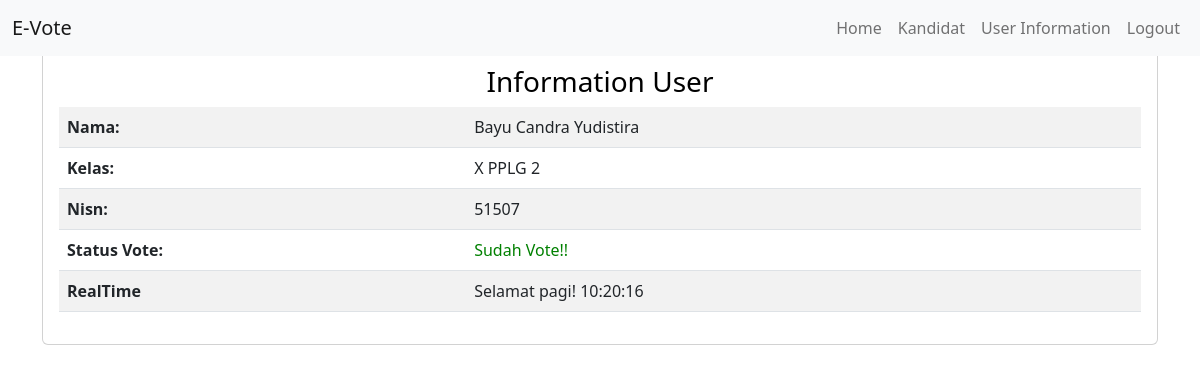
The page /infuser.php (signed in) on the database its author committed.
### tables this page shows
CREATE TABLE `voters` (
  `id` int(11) NOT NULL,
  `name` varchar(255) NOT NULL,
  `class` varchar(255) NOT NULL,
  `nisn` int(255) NOT NULL,
  `password` varchar(255) NOT NULL,
  `ready` tinyint(4) NOT NULL
);

### infuser.php (the view, shortened to what this page needs)
<?php
 include 'assets/conn.php';
$nisn = $_SESSION['nisn'];
$query = "SELECT * FROM voters WHERE nisn='$nisn'";
$result = mysqli_query($conn, $query);
$row = mysqli_fetch_assoc($result);
?>
<!DOCTYPE html>
<html lang="en">
<head>
 <?php include 'assets/header.php'?>
</head>
<body>
<nav class="navbar navbar-expand-lg navbar-light bg-light fixed-top">
  <div class="container-fluid">
   <a class="navbar-brand" href="index.php">E-Vote</a>
   <div class="collapse navbar-collapse" id="navbarNav">
    <ul class="navbar-nav ms-auto">
					<li class="nav-tem">
						<a class="nav-link" href="index.php">Home</a>
					</li>
     <li class="nav-item">
      <a class="nav-link" href="kandidat.php">Kandidat</a>
     </li>
     <li class="nav-item">
      <a class="nav-link" href="infuser.php">User Information</a>
     </li>
     <li class="nav-item">
    <a class="nav-link" href="logout.php">Logout</a>
     </li>
    </ul>
   </div>
  </div>
 </nav>
 <div class="container">
 <div class="col-sm-12" >
    <div class="card">
      <div class="card-body">
        <center><br><br>
        <h3 style="color: black;">Information User</h3>
<table class="table table-striped">
  <tbody>
  <tr>
      <th scope="row">Nama:</th>
      <td><?= $row["name"]; ?></td>
    </tr>
    <tr>
      <th scope="row">Kelas:</th>
      <td><?= $row["class"]; ?></td>
    </tr>
    <tr>
      <th scope="row">Nisn:</th>
      <td><?= $row["nisn"]; ?></td>
    </tr>
    <tr>
      <th scope="row">Status Vote:</th>
        <td><?= $row["ready"] ? '<font color="green">Sudah Vote!!</font>' : '<font color="red">Belum Vote!!</font>'; ?></td>
       </tr>
       <tr>
         <th scope="row">RealTime</th>
           <td id="jam"></td>
             </tr>
            </tbody>
           </table>
          </center>
         </div>
        </div>
       </div>
      </div>
</body>
</html>

### assets/header.php (style rules this page uses)
.card { margin-bottom: 20px; }

### rows shown on the page
voters: name "Bayu Candra Yudistira", class "X PPLG 2", nisn "51507"
